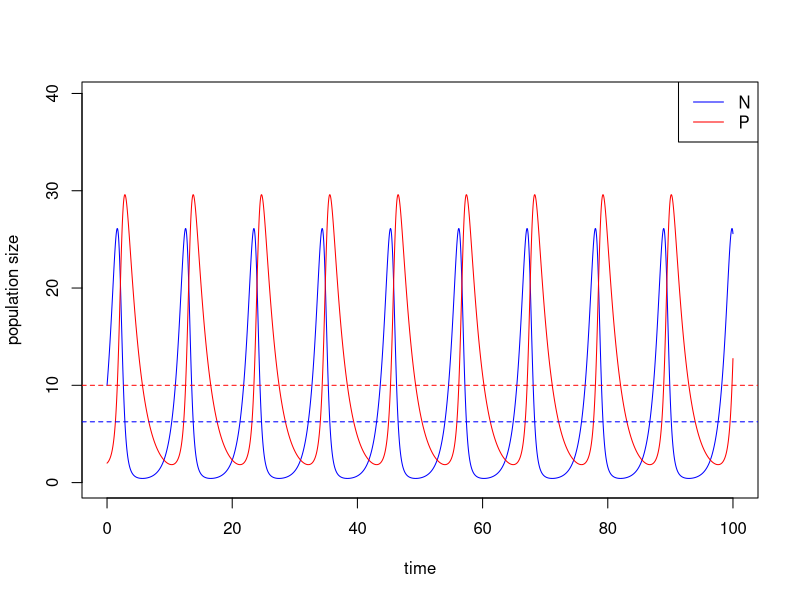
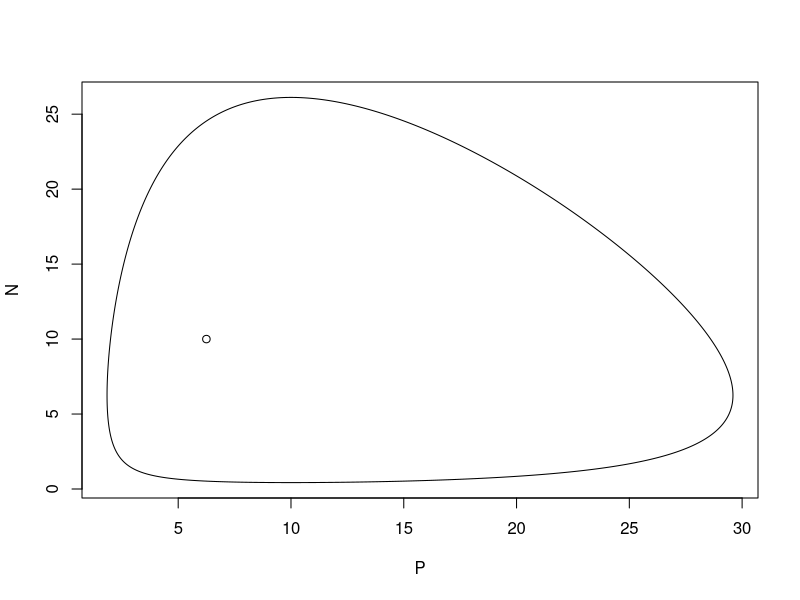
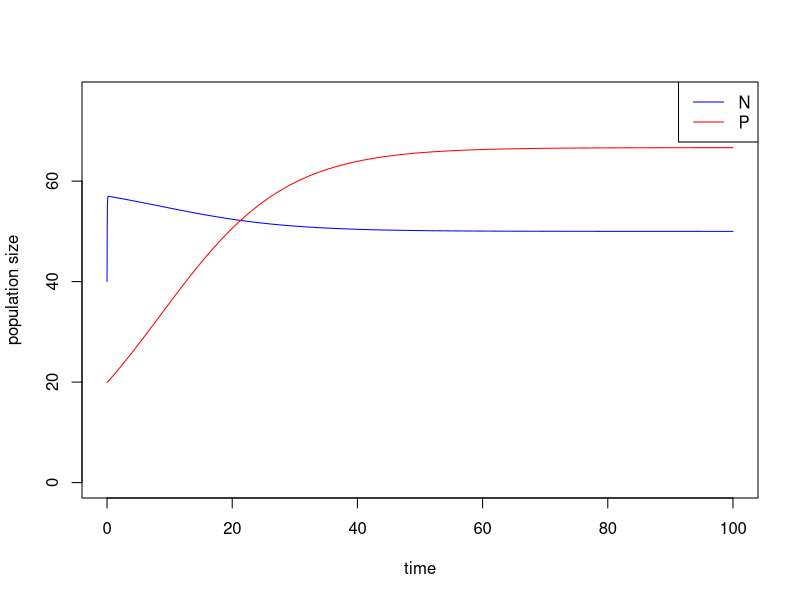
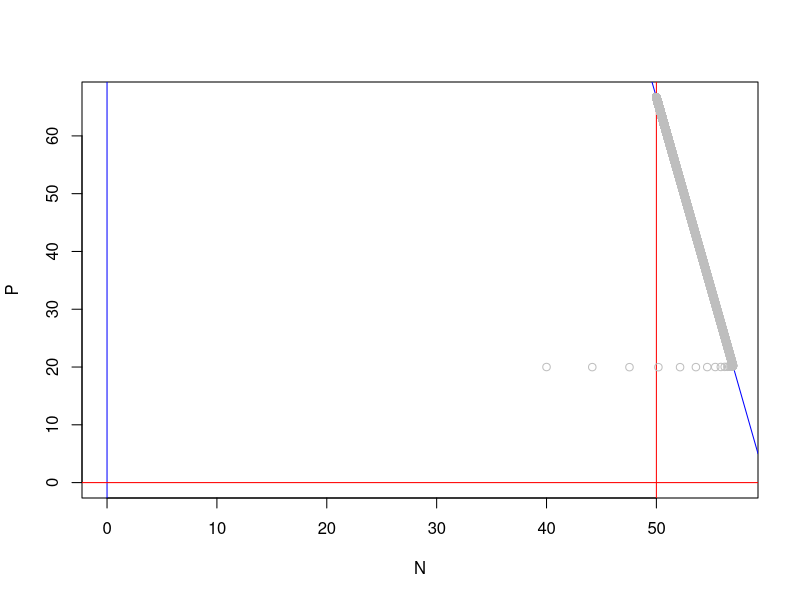
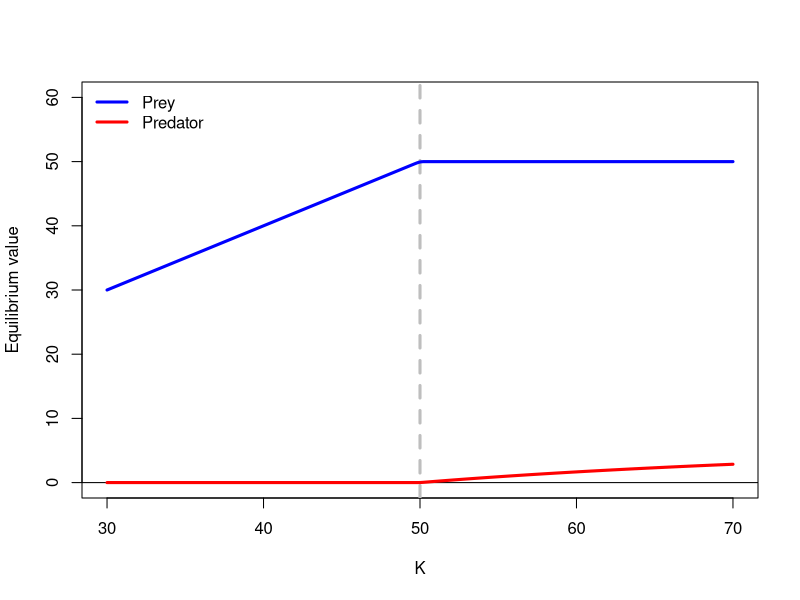

Write the R code that produced these figures, in order.
## ---- chunk 1
library(deSolve)
### Model specification
LV_predation_model <- function(times, state, parms) {
  with(as.list(c(state, parms)), {
    dN_dt = r*N - a*N*P
    dP_dt = e*a*N*P - d*P
    return(list(c(dN_dt, dP_dt)))
  })
}

### Model parameters
times <- seq(0, 100, by = 0.01)
state <- c(N = 10, P = 2)
parms <- c(r = 1.0, a = 0.1, e = 0.8, d = 0.5)

### Model application
pop_size <- ode(func = LV_predation_model, times = times, y = state, parms = parms)

### Visualization -- population dynamics
plot(c(0, max(times)), c(0, max(pop_size[, c("N", "P")] + 10)), type = "n", xlab = "time", ylab = "population size")
lines(N ~ time, data = pop_size, col = "blue") # dynamics of N
lines(P ~ time, data = pop_size, col = "red") # dynamics of P
abline(h = parms[4]/(parms[3] * parms[2]), col = "blue", lty = 2) # equilibrium of N
abline(h = parms[1] / parms[2], col = "red", lty = 2) # equilibrium of P
legend("topright", legend = c("N", "P"), col = c("blue", "red"), lty = 1)

### Visualization -- state-space diagram
plot(N ~ P, data = pop_size, type = "l")
points(parms[4]/(parms[3] * parms[2]), parms[1] / parms[2]) # equilibrium
## ---- chunk 2
library(deSolve)

Prey_logistic_model <- function(times, state, parms) {
  with(as.list(c(state, parms)), {
    dN_dt = r*N*(1-(N/K))-a*N*P
    dP_dt = e*a*N*P-d*P
    return(list(c(dN_dt, dP_dt)))
  })
}

times <- seq(0, 100, by = 0.01)
state <- c(N = 40, P = 20)
parms <- c(r = 40, K = 60, a = 0.1, e = 0.1, d = 0.5)  # r is chosen to be sufficiently large for time-scale separation

pop_size <- ode(func = Prey_logistic_model, times = times, y = state, parms = parms)
## ---- chunk 3
# population trajectories
plot(c(0, max(times)), c(0, max(pop_size[, c("N", "P")] + 10)), type = "n", xlab = "time", ylab = "population size")
lines(N ~ time, data = pop_size, col = "blue") # dynamics of N
lines(P ~ time, data = pop_size, col = "red") # dynamics of P
legend("topright", legend = c("N", "P"), col = c("blue", "red"), lty = 1)
## ---- chunk 4
# state-space diagram
plot(c(0, max(pop_size[, "N"])), c(0, max(pop_size[, "P"])), type = "n", xlab = "N", ylab = "P")
abline(v = 0, col = "blue") # ZNGI of N
abline(a = parms[1]/parms[3], b = -parms[1]/(parms[3]*parms[2]), col = "blue") # ZNGI of N
abline(h = 0, col = "red") # ZNGI of P
abline(v = parms[5]/(parms[4]*parms[3]), col = "red") # ZNGI of P
points(P ~ N, data = pop_size, col = "gray")

## ---- chunk 5
knitr::include_app("https://genchanghsu0115.shinyapps.io/Time_scale_sep_shinyapp/", height = "700px")
## ---- chunk 6
# Create vector for K and saving space
Parms.bifurcation <- c(r = 1.0, K = 60, a = 0.1, e = 0.1, d = 0.5)
Times.bifurcation <- seq(0, 1500, by = 1)
State.bifurcation <- c(N = 1, P = 1)
K.vector <- seq(from = 30, to = 70, by = 0.1)
N.sim <- length(K.vector)
Data <- data.frame(K = K.vector,
                   N.end = rep(0, N.sim),
                   P.end = rep(0, N.sim))

# Run the simulation for each K within the vector
for(i in 1:N.sim){
  
  # Run the simulation with updated K value
  Parms.bifurcation["K"] <- Data$K[i]
  Temp <- ode(func = Prey_logistic_model,
              times = Times.bifurcation,
              y = State.bifurcation,
              parms = Parms.bifurcation)
  # Since analytical analysis suggests no permanent cycles, simply take last point
  Temp <- as.data.frame(Temp)
  Data$N.end[i] <- tail(Temp, 1)$N
  Data$P.end[i] <- tail(Temp, 1)$P

}

# Plot
plot(c(min(K.vector), max(K.vector)), c(0, max(Data[, c("N.end", "P.end")]) * 1.2),
     type = "n", xlab = "K", ylab = "Equilibrium value")
abline(h = 0)
abline(v = Parms.bifurcation[5]/(Parms.bifurcation[4]*Parms.bifurcation[3]), col="grey", lty = 2, lwd = 3)
points(N.end ~ K, Data, type = "l", col = "blue",lty = 1, lwd = 3)
points(P.end ~ K, Data, type = "l", col = "red", lty = 1, lwd = 3)
legend("topleft", c("Prey", "Predator"), col = c("blue", "red"), lwd = 3, lty = 1, bty = "n")
